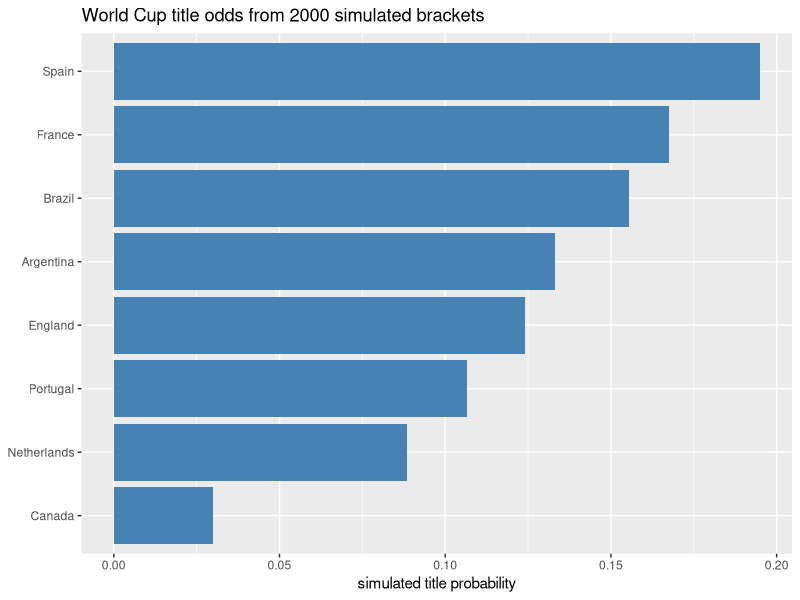

Source code (R):
## ---- chunk 1
knitr::opts_chunk$set(echo = TRUE, message = FALSE, warning = FALSE,
                      fig.width = 6, fig.height = 4)
library(ggplot2)
## ---- chunk 2
# Win probability for A vs B as a logistic function of the rating gap.
p_win <- function(rating_a, rating_b, scale = 0.9) {
  plogis(scale * (rating_a - rating_b))
}
p_win(2.0, 1.0)   # a one-point-stronger team
p_win(1.0, 1.0)   # evenly matched -> 0.5
## ---- chunk 3
outcome_probs <- function(rating_a, rating_b, scale = 0.9) {
  s <- plogis(scale * (rating_a - rating_b))   # in (0,1)
  # Map the score to (loss, draw, win). Draws most likely for even games.
  draw <- 0.30 * (1 - abs(2 * s - 1))          # peaks at s = 0.5
  win  <- (1 - draw) * s
  loss <- (1 - draw) * (1 - s)
  c(loss = loss, draw = draw, win = win)
}
round(outcome_probs(2.0, 1.0), 2)   # stronger team: win most likely
round(outcome_probs(1.0, 1.0), 2)   # even: draw inflated, win = loss
## ---- chunk 4
set.seed(1626)

# Illustrative strengths (NOT real market numbers) for eight teams.
teams <- c(Spain = 2.4, France = 2.3, Brazil = 2.2, Argentina = 2.1,
           England = 1.8, Portugal = 1.7, Netherlands = 1.5, Canada = 1.0)

# One single-elimination match: stronger team wins with prob p_win
# (knockouts have no draws — a shootout resolves them).
play <- function(a, b) if (runif(1) < p_win(teams[a], teams[b])) a else b

simulate_bracket <- function() {
  round <- names(teams)                 # 8-team bracket, seeded 1..8
  while (length(round) > 1) {
    winners <- character(0)
    for (i in seq(1, length(round), by = 2))
      winners <- c(winners, play(round[i], round[i + 1]))
    round <- winners
  }
  round                                 # the champion
}

champions <- replicate(2000, simulate_bracket())
title_odds <- sort(table(champions) / length(champions), decreasing = TRUE)
round(title_odds, 3)
## ---- chunk 5
odds_df <- data.frame(team = names(title_odds), prob = as.numeric(title_odds))
ggplot(odds_df, aes(reorder(team, prob), prob)) +
  geom_col(fill = "steelblue") + coord_flip() +
  labs(x = NULL, y = "simulated title probability",
       title = "World Cup title odds from 2000 simulated brackets")
